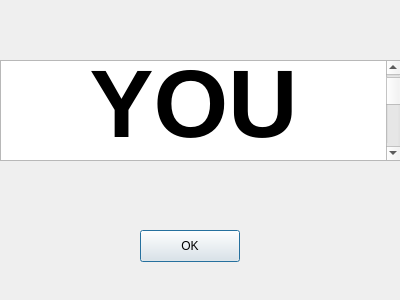
<?xml version="1.0" encoding="UTF-8"?>
<ui version="4.0">
 <class>LoseDialog</class>
 <widget class="QDialog" name="LoseDialog">
  <property name="geometry">
   <rect>
    <x>0</x>
    <y>0</y>
    <width>400</width>
    <height>300</height>
   </rect>
  </property>
  <property name="windowTitle">
   <string>Dialog</string>
  </property>
  <widget class="QTextBrowser" name="textBrowser">
   <property name="geometry">
    <rect>
     <x>0</x>
     <y>60</y>
     <width>401</width>
     <height>101</height>
    </rect>
   </property>
   <property name="html">
    <string>&lt;!DOCTYPE HTML PUBLIC &quot;-//W3C//DTD HTML 4.0//EN&quot; &quot;http://www.w3.org/TR/REC-html40/strict.dtd&quot;&gt;
&lt;html&gt;&lt;head&gt;&lt;meta name=&quot;qrichtext&quot; content=&quot;1&quot; /&gt;&lt;meta charset=&quot;utf-8&quot; /&gt;&lt;style type=&quot;text/css&quot;&gt;
p, li { white-space: pre-wrap; }
hr { height: 1px; border-width: 0; }
li.unchecked::marker { content: &quot;\2610&quot;; }
li.checked::marker { content: &quot;\2612&quot;; }
&lt;/style&gt;&lt;/head&gt;&lt;body style=&quot; font-family:'.AppleSystemUIFont'; font-size:13pt; font-weight:400; font-style:normal;&quot;&gt;
&lt;p align=&quot;center&quot; style=&quot; margin-top:0px; margin-bottom:0px; margin-left:0px; margin-right:0px; -qt-block-indent:0; text-indent:0px;&quot;&gt;&lt;span style=&quot; font-size:72pt; font-weight:700;&quot;&gt;YOU LOSE !&lt;/span&gt;&lt;/p&gt;
&lt;p align=&quot;center&quot; style=&quot;-qt-paragraph-type:empty; margin-top:0px; margin-bottom:0px; margin-left:0px; margin-right:0px; -qt-block-indent:0; text-indent:0px; font-size:72pt; font-weight:700;&quot;&gt;&lt;br /&gt;&lt;/p&gt;&lt;/body&gt;&lt;/html&gt;</string>
   </property>
  </widget>
  <widget class="QPushButton" name="okLoseButton">
   <property name="geometry">
    <rect>
     <x>140</x>
     <y>230</y>
     <width>100</width>
     <height>32</height>
    </rect>
   </property>
   <property name="text">
    <string>OK</string>
   </property>
  </widget>
 </widget>
 <resources/>
<connections>
  <connection>
   <sender>okLoseButton</sender>
   <signal>clicked()</signal>
   <receiver>LoseDialog</receiver>
   <slot>accept()</slot>
   <hints>
    <hint type="sourcelabel">
     <x>192</x>
     <y>243</y>
    </hint>
    <hint type="destinationlabel">
     <x>192</x>
     <y>243</y>
    </hint>
   </hints>
  </connection>
 </connections>
</ui>
